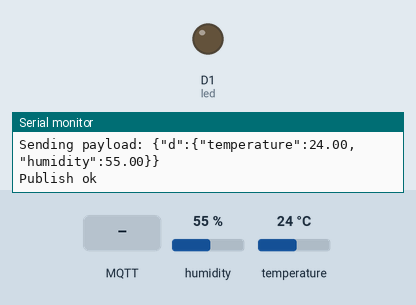
The sketch below on a simulated ESP8266 (NodeMCU). Parts: output pins drawn as LEDs (lit = HIGH), the last lines printed to the serial monitor. The test bench sets the inputs (shaded band); at power-on: humidity 55 %, temperature 24 °C. WiFi joins after 1.5 s; servers stay silent unless stated; no MQTT or app messages arrive unless stated.

Above: at 2.7 s.
2.8 s: MQTT message "light_on" arrives on the first subscribed topic
At 4.5 s:
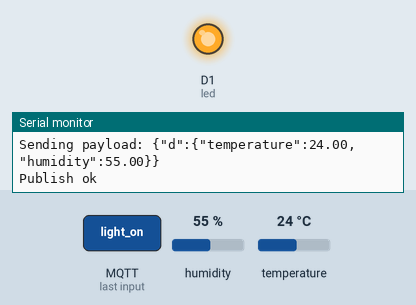
5.1 s: MQTT message "light_off" arrives on the first subscribed topic
At 7.0 s:
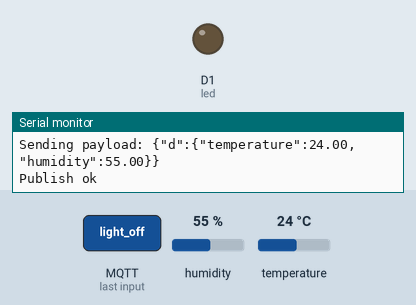
Timing chart, 0 to 8.5 s (numbered marks = the images above; inputs shaded):
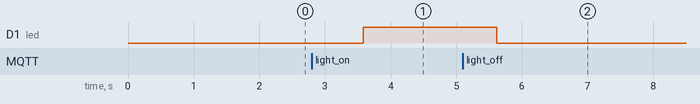

Measured:
- after the input at 2.8 s, D1 (led): LOW → HIGH after 0.79 s
- after the input at 5.1 s, D1 (led): HIGH → LOW after 0.51 s

The sketch:

smart_home-weather.ino
```cpp
#include <ESP8266WiFi.h>
#include <PubSubClient.h>
#include "DHT.h"
#define DHTPIN D2    // what pin we're connected to
#define DHTTYPE DHT11   // define type of sensor DHT 11
DHT dht (DHTPIN, DHTTYPE);

  void callback(char* subtopic, byte* payload, unsigned int payloadLength);
  void wifiConnect();
  void mqttConnect();


const char* ssid = "MLRITM@DGL";
const char* password = "digi@123";

#define ORG "zkmd4c"
#define DEVICE_TYPE "NODEMCU_12"
#define DEVICE_ID "1234"
#define TOKEN "Ashwitha-123"
String data;
char server[] = ORG ".messaging.internetofthings.ibmcloud.com";
char subtopic[] = "iot-2/cmd/home/fmt/String";
char authMethod[] = "use-token-auth";
char token[] = TOKEN;
char clientId[] = "d:" ORG ":" DEVICE_TYPE ":" DEVICE_ID;
/////////////////////////////////////////////////////////

WiFiClient wifiClient;
PubSubClient client(server, 1883, callback, wifiClient);


#define led D1
void setup() {
  Serial.begin(115200);
  Serial.println();
  pinMode(led,OUTPUT);
  wifiConnect();/* user defined
  */mqttConnect();
dht.begin();
 Serial.print("Connecting to ");
 Serial.print(ssid);
 WiFi.begin(ssid, password);
 while (WiFi.status() != WL_CONNECTED) {
 delay(500);
 Serial.print(".");
 Serial.println("");

 Serial.print("WiFi connected, IP address: ");
 Serial.println(WiFi.localIP());

}
}

void loop()
{
  if (!client.loop())
  {
    mqttConnect();
  }
    float h = dht.readHumidity();
float t = dht.readTemperature();


if (isnan(h) || isnan(t))
{
Serial.println("Failed to read from DHT sensor!");
delay(1000);
return;
}
PublishData(t,h);
delay(1000);
}

void wifiConnect() {
  Serial.print("Connecting to "); Serial.print(ssid);
  WiFi.begin(ssid, password);
  while (WiFi.status() != WL_CONNECTED) {
    delay(500);
    Serial.print(".");
  }
  Serial.print("WiFi connected, IP address: "); Serial.println(WiFi.localIP());
}

void mqttConnect() {
  if (!client.connected()) {
    Serial.print("Reconnecting MQTT client to "); Serial.println(server);
    while (!client.connect(clientId, authMethod, token))
    {
      Serial.print(".");
      delay(500);
    }
    initManagedDevice();
    Serial.println();
  }
}
void initManagedDevice()
{
  if (client.subscribe(subtopic))
  {
    Serial.println("subscribe to cmd OK");
  }
  else
  {
    Serial.println("subscribe to cmd FAILED");
  }
}

void callback(char* subtopic, byte* payload, unsigned int payloadLength)
{
  Serial.print("callback invoked for topic: "); Serial.println(subtopic);

  for (int i = 0; i < payloadLength; i++)
  {

    data += (char)payload[i];
  }
Serial.println(data);
if(data == "light_on")
{
  digitalWrite(led,HIGH);
  Serial.println("Light is Switched ON");
}
else if(data == "light_off")
{
  digitalWrite(led,LOW);
  Serial.println("Light is Switched OFF");
}
data ="";
}

char pubtopic[] = "iot-2/evt/dht11/fmt/json";

void PublishData(float temp, float humid)
{
 if (!client.connected())
 {
 Serial.print("Reconnecting client to ");
 Serial.println(server);
 while (!client.connect(clientId, authMethod, token))
 {
 Serial.print(".");
 delay(500);
 }
 Serial.println();
 }
 //json format
  String payload = "{\"d\":{\"temperature\":";
  payload += temp;
  payload+="," "\"humidity\":";
  payload += humid;
  payload += "}}";
 Serial.print("Sending payload: ");
 Serial.println(payload);

 if (client.publish(pubtopic, (char*) payload.c_str())) {
 Serial.println("Publish ok");
 }
 else
 {
 Serial.println("Publish failed");
 }
}
```
